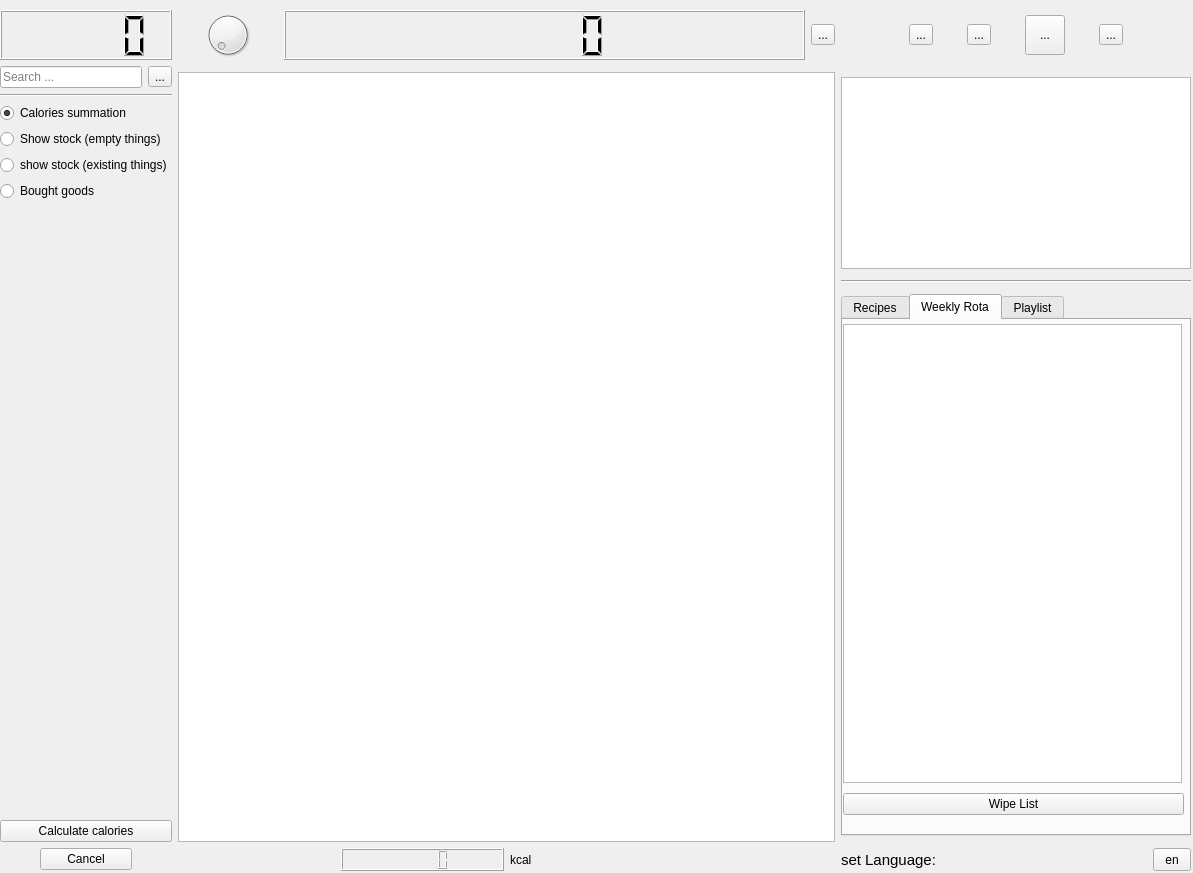
<?xml version="1.0" encoding="UTF-8"?>
<ui version="4.0">
 <class>Form</class>
 <widget class="QWidget" name="Form">
  <property name="geometry">
   <rect>
    <x>0</x>
    <y>0</y>
    <width>1193</width>
    <height>873</height>
   </rect>
  </property>
  <property name="sizePolicy">
   <sizepolicy hsizetype="Expanding" vsizetype="Expanding">
    <horstretch>0</horstretch>
    <verstretch>0</verstretch>
   </sizepolicy>
  </property>
  <property name="windowTitle">
   <string>Form</string>
  </property>
  <widget class="QWidget" name="gridLayoutWidget">
   <property name="geometry">
    <rect>
     <x>0</x>
     <y>10</y>
     <width>1191</width>
     <height>861</height>
    </rect>
   </property>
   <layout class="QGridLayout" name="gridLayout">
    <property name="sizeConstraint">
     <enum>QLayout::SetMaximumSize</enum>
    </property>
    <item row="1" column="0">
     <widget class="QLCDNumber" name="time_lcd">
      <property name="sizePolicy">
       <sizepolicy hsizetype="Minimum" vsizetype="Minimum">
        <horstretch>0</horstretch>
        <verstretch>0</verstretch>
       </sizepolicy>
      </property>
     </widget>
    </item>
    <item row="2" column="0" rowspan="2">
     <layout class="QVBoxLayout" name="verticalLayout">
      <property name="sizeConstraint">
       <enum>QLayout::SetDefaultConstraint</enum>
      </property>
      <item>
       <layout class="QHBoxLayout" name="horizontalLayout_6">
        <item>
         <widget class="QLineEdit" name="search_le">
          <property name="sizePolicy">
           <sizepolicy hsizetype="Minimum" vsizetype="Fixed">
            <horstretch>0</horstretch>
            <verstretch>0</verstretch>
           </sizepolicy>
          </property>
          <property name="placeholderText">
           <string>Search ...</string>
          </property>
         </widget>
        </item>
        <item>
         <widget class="QToolButton" name="go_bt">
          <property name="text">
           <string>...</string>
          </property>
         </widget>
        </item>
       </layout>
      </item>
      <item>
       <widget class="Line" name="line_2">
        <property name="orientation">
         <enum>Qt::Horizontal</enum>
        </property>
       </widget>
      </item>
      <item>
       <widget class="QRadioButton" name="cal_rad">
        <property name="sizePolicy">
         <sizepolicy hsizetype="Minimum" vsizetype="Fixed">
          <horstretch>0</horstretch>
          <verstretch>0</verstretch>
         </sizepolicy>
        </property>
        <property name="text">
         <string>Calories summation</string>
        </property>
        <property name="checked">
         <bool>true</bool>
        </property>
       </widget>
      </item>
      <item>
       <widget class="QRadioButton" name="show_emp_rad">
        <property name="sizePolicy">
         <sizepolicy hsizetype="Minimum" vsizetype="Fixed">
          <horstretch>0</horstretch>
          <verstretch>0</verstretch>
         </sizepolicy>
        </property>
        <property name="text">
         <string>Show stock (empty things)</string>
        </property>
       </widget>
      </item>
      <item>
       <widget class="QRadioButton" name="show_rad">
        <property name="sizePolicy">
         <sizepolicy hsizetype="Minimum" vsizetype="Fixed">
          <horstretch>0</horstretch>
          <verstretch>0</verstretch>
         </sizepolicy>
        </property>
        <property name="text">
         <string>show stock (existing things)</string>
        </property>
       </widget>
      </item>
      <item>
       <widget class="QRadioButton" name="bought_rb">
        <property name="sizePolicy">
         <sizepolicy hsizetype="Minimum" vsizetype="Fixed">
          <horstretch>0</horstretch>
          <verstretch>0</verstretch>
         </sizepolicy>
        </property>
        <property name="text">
         <string>Bought goods</string>
        </property>
       </widget>
      </item>
      <item>
       <spacer name="verticalSpacer">
        <property name="orientation">
         <enum>Qt::Vertical</enum>
        </property>
        <property name="sizeHint" stdset="0">
         <size>
          <width>20</width>
          <height>40</height>
         </size>
        </property>
       </spacer>
      </item>
      <item>
       <widget class="QPushButton" name="calculate_bt">
        <property name="text">
         <string>Calculate calories</string>
        </property>
       </widget>
      </item>
     </layout>
    </item>
    <item row="1" column="1">
     <layout class="QHBoxLayout" name="horizontalLayout">
      <property name="sizeConstraint">
       <enum>QLayout::SetMaximumSize</enum>
      </property>
      <item>
       <widget class="QDial" name="timer_dial">
        <property name="sizePolicy">
         <sizepolicy hsizetype="Minimum" vsizetype="Preferred">
          <horstretch>0</horstretch>
          <verstretch>0</verstretch>
         </sizepolicy>
        </property>
        <property name="maximum">
         <number>300</number>
        </property>
       </widget>
      </item>
      <item>
       <widget class="QLCDNumber" name="timer_lcd">
        <property name="sizePolicy">
         <sizepolicy hsizetype="Expanding" vsizetype="Minimum">
          <horstretch>0</horstretch>
          <verstretch>0</verstretch>
         </sizepolicy>
        </property>
       </widget>
      </item>
      <item>
       <widget class="QToolButton" name="timer_bt">
        <property name="sizePolicy">
         <sizepolicy hsizetype="Minimum" vsizetype="Fixed">
          <horstretch>0</horstretch>
          <verstretch>0</verstretch>
         </sizepolicy>
        </property>
        <property name="text">
         <string>...</string>
        </property>
        <property name="icon">
         <iconset>
          <normaloff>icons/aperture.png</normaloff>icons/aperture.png</iconset>
        </property>
        <property name="iconSize">
         <size>
          <width>32</width>
          <height>32</height>
         </size>
        </property>
       </widget>
      </item>
     </layout>
    </item>
    <item row="4" column="0">
     <layout class="QHBoxLayout" name="horizontalLayout_3">
      <property name="sizeConstraint">
       <enum>QLayout::SetDefaultConstraint</enum>
      </property>
      <item>
       <spacer name="horizontalSpacer_3">
        <property name="orientation">
         <enum>Qt::Horizontal</enum>
        </property>
        <property name="sizeType">
         <enum>QSizePolicy::Minimum</enum>
        </property>
        <property name="sizeHint" stdset="0">
         <size>
          <width>40</width>
          <height>20</height>
         </size>
        </property>
       </spacer>
      </item>
      <item>
       <widget class="QPushButton" name="cancel_bt">
        <property name="sizePolicy">
         <sizepolicy hsizetype="Minimum" vsizetype="Fixed">
          <horstretch>0</horstretch>
          <verstretch>0</verstretch>
         </sizepolicy>
        </property>
        <property name="text">
         <string>Cancel</string>
        </property>
       </widget>
      </item>
      <item>
       <spacer name="horizontalSpacer_4">
        <property name="orientation">
         <enum>Qt::Horizontal</enum>
        </property>
        <property name="sizeType">
         <enum>QSizePolicy::Minimum</enum>
        </property>
        <property name="sizeHint" stdset="0">
         <size>
          <width>40</width>
          <height>20</height>
         </size>
        </property>
       </spacer>
      </item>
     </layout>
    </item>
    <item row="4" column="1">
     <layout class="QHBoxLayout" name="horizontalLayout_4">
      <item>
       <spacer name="horizontalSpacer_2">
        <property name="orientation">
         <enum>Qt::Horizontal</enum>
        </property>
        <property name="sizeType">
         <enum>QSizePolicy::Expanding</enum>
        </property>
        <property name="sizeHint" stdset="0">
         <size>
          <width>40</width>
          <height>20</height>
         </size>
        </property>
       </spacer>
      </item>
      <item>
       <widget class="QLCDNumber" name="calorie_lcd">
        <property name="sizePolicy">
         <sizepolicy hsizetype="Expanding" vsizetype="Minimum">
          <horstretch>0</horstretch>
          <verstretch>0</verstretch>
         </sizepolicy>
        </property>
       </widget>
      </item>
      <item>
       <widget class="QLabel" name="label">
        <property name="sizePolicy">
         <sizepolicy hsizetype="Expanding" vsizetype="Preferred">
          <horstretch>0</horstretch>
          <verstretch>0</verstretch>
         </sizepolicy>
        </property>
        <property name="text">
         <string>kcal</string>
        </property>
       </widget>
      </item>
      <item>
       <spacer name="horizontalSpacer_6">
        <property name="orientation">
         <enum>Qt::Horizontal</enum>
        </property>
        <property name="sizeType">
         <enum>QSizePolicy::Expanding</enum>
        </property>
        <property name="sizeHint" stdset="0">
         <size>
          <width>40</width>
          <height>20</height>
         </size>
        </property>
       </spacer>
      </item>
     </layout>
    </item>
    <item row="4" column="2">
     <layout class="QHBoxLayout" name="horizontalLayout_2">
      <property name="sizeConstraint">
       <enum>QLayout::SetMinimumSize</enum>
      </property>
      <item>
       <layout class="QHBoxLayout" name="horizontalLayout_7">
        <item>
         <widget class="QLabel" name="label_2">
          <property name="font">
           <font>
            <pointsize>11</pointsize>
            <weight>50</weight>
            <bold>false</bold>
           </font>
          </property>
          <property name="text">
           <string>set Language:</string>
          </property>
         </widget>
        </item>
        <item>
         <widget class="QToolButton" name="language_bt">
          <property name="sizePolicy">
           <sizepolicy hsizetype="Maximum" vsizetype="Maximum">
            <horstretch>0</horstretch>
            <verstretch>0</verstretch>
           </sizepolicy>
          </property>
          <property name="maximumSize">
           <size>
            <width>38</width>
            <height>34</height>
           </size>
          </property>
          <property name="text">
           <string>en</string>
          </property>
         </widget>
        </item>
       </layout>
      </item>
     </layout>
    </item>
    <item row="3" column="1">
     <widget class="QTableWidget" name="stuff_table">
      <property name="sizePolicy">
       <sizepolicy hsizetype="Expanding" vsizetype="Expanding">
        <horstretch>0</horstretch>
        <verstretch>0</verstretch>
       </sizepolicy>
      </property>
      <property name="maximumSize">
       <size>
        <width>16777180</width>
        <height>16777215</height>
       </size>
      </property>
     </widget>
    </item>
    <item row="3" column="2">
     <layout class="QVBoxLayout" name="verticalLayout_2">
      <property name="sizeConstraint">
       <enum>QLayout::SetDefaultConstraint</enum>
      </property>
      <item>
       <widget class="QGraphicsView" name="video_view">
        <property name="sizePolicy">
         <sizepolicy hsizetype="Minimum" vsizetype="Maximum">
          <horstretch>0</horstretch>
          <verstretch>0</verstretch>
         </sizepolicy>
        </property>
        <property name="minimumSize">
         <size>
          <width>350</width>
          <height>192</height>
         </size>
        </property>
        <property name="maximumSize">
         <size>
          <width>350</width>
          <height>192</height>
         </size>
        </property>
       </widget>
      </item>
      <item>
       <widget class="Line" name="line">
        <property name="sizePolicy">
         <sizepolicy hsizetype="Maximum" vsizetype="Fixed">
          <horstretch>0</horstretch>
          <verstretch>0</verstretch>
         </sizepolicy>
        </property>
        <property name="minimumSize">
         <size>
          <width>350</width>
          <height>3</height>
         </size>
        </property>
        <property name="maximumSize">
         <size>
          <width>350</width>
          <height>3</height>
         </size>
        </property>
        <property name="orientation">
         <enum>Qt::Horizontal</enum>
        </property>
       </widget>
      </item>
      <item>
       <widget class="QTabWidget" name="gloabal_tab">
        <property name="sizePolicy">
         <sizepolicy hsizetype="Minimum" vsizetype="Expanding">
          <horstretch>0</horstretch>
          <verstretch>0</verstretch>
         </sizepolicy>
        </property>
        <property name="minimumSize">
         <size>
          <width>350</width>
          <height>542</height>
         </size>
        </property>
        <property name="maximumSize">
         <size>
          <width>350</width>
          <height>542</height>
         </size>
        </property>
        <property name="currentIndex">
         <number>1</number>
        </property>
        <widget class="QWidget" name="recipes_tab">
         <attribute name="title">
          <string>Recipes</string>
         </attribute>
         <widget class="QListWidget" name="recipe_list">
          <property name="geometry">
           <rect>
            <x>0</x>
            <y>0</y>
            <width>341</width>
            <height>501</height>
           </rect>
          </property>
          <property name="sizePolicy">
           <sizepolicy hsizetype="Maximum" vsizetype="Expanding">
            <horstretch>0</horstretch>
            <verstretch>0</verstretch>
           </sizepolicy>
          </property>
          <property name="maximumSize">
           <size>
            <width>350</width>
            <height>501</height>
           </size>
          </property>
         </widget>
        </widget>
        <widget class="QWidget" name="weekly_tab">
         <attribute name="title">
          <string>Weekly Rota</string>
         </attribute>
         <widget class="QWidget" name="gridLayoutWidget_2">
          <property name="geometry">
           <rect>
            <x>0</x>
            <y>0</y>
            <width>341</width>
            <height>501</height>
           </rect>
          </property>
          <layout class="QVBoxLayout" name="verticalLayout_3">
           <property name="sizeConstraint">
            <enum>QLayout::SetMinimumSize</enum>
           </property>
           <item>
            <widget class="QTableWidget" name="weekly_tw">
             <property name="sizePolicy">
              <sizepolicy hsizetype="Minimum" vsizetype="Minimum">
               <horstretch>0</horstretch>
               <verstretch>0</verstretch>
              </sizepolicy>
             </property>
             <property name="minimumSize">
              <size>
               <width>339</width>
               <height>459</height>
              </size>
             </property>
             <property name="maximumSize">
              <size>
               <width>339</width>
               <height>459</height>
              </size>
             </property>
            </widget>
           </item>
           <item>
            <widget class="QPushButton" name="clear_bt">
             <property name="sizePolicy">
              <sizepolicy hsizetype="Expanding" vsizetype="Fixed">
               <horstretch>0</horstretch>
               <verstretch>0</verstretch>
              </sizepolicy>
             </property>
             <property name="text">
              <string>Wipe List</string>
             </property>
            </widget>
           </item>
          </layout>
         </widget>
        </widget>
        <widget class="QWidget" name="playlist_tab">
         <attribute name="title">
          <string>Playlist</string>
         </attribute>
         <widget class="QListWidget" name="playlist_lw">
          <property name="geometry">
           <rect>
            <x>0</x>
            <y>0</y>
            <width>341</width>
            <height>501</height>
           </rect>
          </property>
          <property name="sizePolicy">
           <sizepolicy hsizetype="Expanding" vsizetype="Expanding">
            <horstretch>0</horstretch>
            <verstretch>0</verstretch>
           </sizepolicy>
          </property>
         </widget>
        </widget>
       </widget>
      </item>
     </layout>
    </item>
    <item row="1" column="2">
     <layout class="QHBoxLayout" name="horizontalLayout_5">
      <item>
       <spacer name="horizontalSpacer">
        <property name="orientation">
         <enum>Qt::Horizontal</enum>
        </property>
        <property name="sizeType">
         <enum>QSizePolicy::Minimum</enum>
        </property>
        <property name="sizeHint" stdset="0">
         <size>
          <width>40</width>
          <height>20</height>
         </size>
        </property>
       </spacer>
      </item>
      <item>
       <widget class="QToolButton" name="stop_bt">
        <property name="text">
         <string>...</string>
        </property>
       </widget>
      </item>
      <item>
       <widget class="QToolButton" name="prev_bt">
        <property name="text">
         <string>...</string>
        </property>
       </widget>
      </item>
      <item>
       <widget class="QToolButton" name="play_pause_bt">
        <property name="sizePolicy">
         <sizepolicy hsizetype="Maximum" vsizetype="Maximum">
          <horstretch>0</horstretch>
          <verstretch>0</verstretch>
         </sizepolicy>
        </property>
        <property name="maximumSize">
         <size>
          <width>40</width>
          <height>40</height>
         </size>
        </property>
        <property name="text">
         <string>...</string>
        </property>
        <property name="iconSize">
         <size>
          <width>32</width>
          <height>32</height>
         </size>
        </property>
       </widget>
      </item>
      <item>
       <widget class="QToolButton" name="next_bt">
        <property name="text">
         <string>...</string>
        </property>
       </widget>
      </item>
      <item>
       <spacer name="horizontalSpacer_5">
        <property name="orientation">
         <enum>Qt::Horizontal</enum>
        </property>
        <property name="sizeType">
         <enum>QSizePolicy::Minimum</enum>
        </property>
        <property name="sizeHint" stdset="0">
         <size>
          <width>40</width>
          <height>20</height>
         </size>
        </property>
       </spacer>
      </item>
     </layout>
    </item>
   </layout>
  </widget>
 </widget>
 <resources/>
 <connections/>
</ui>
